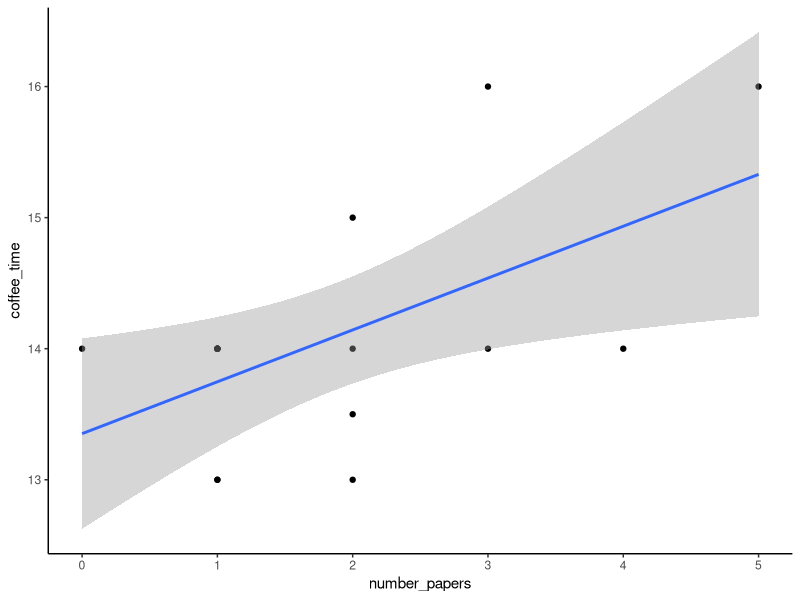
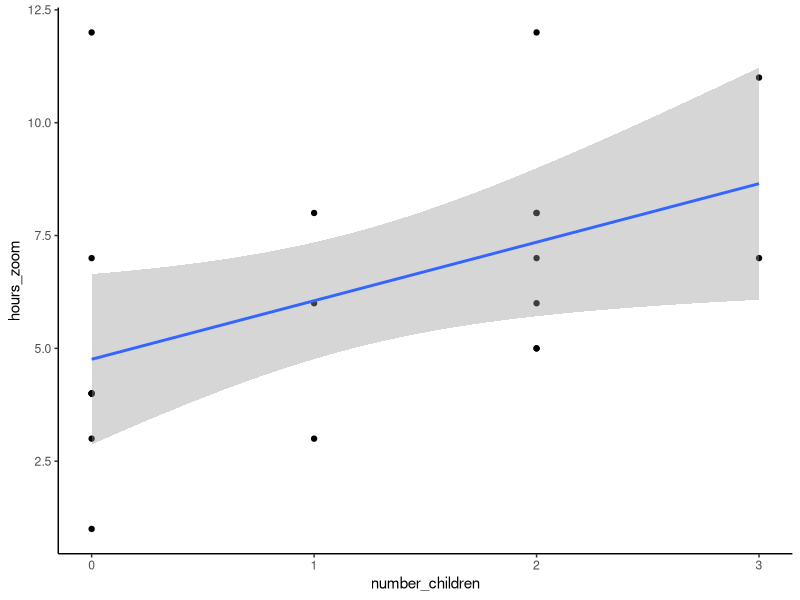
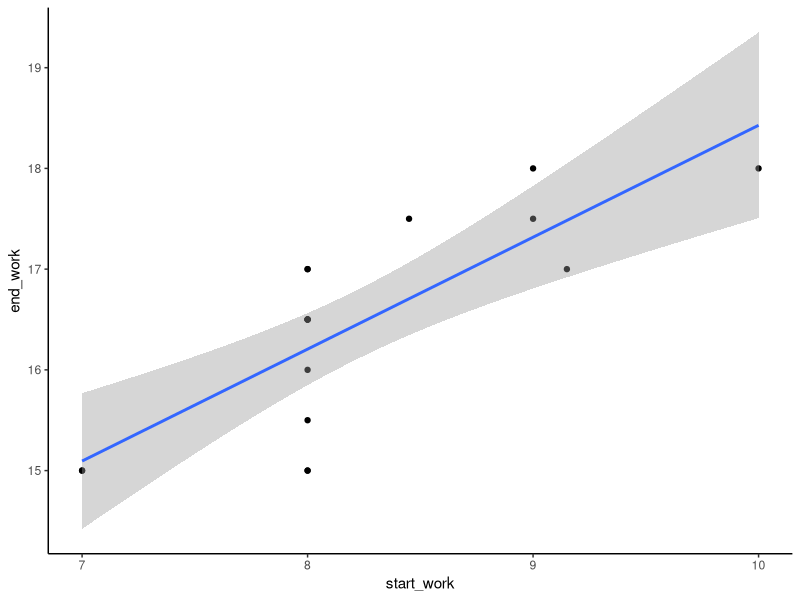
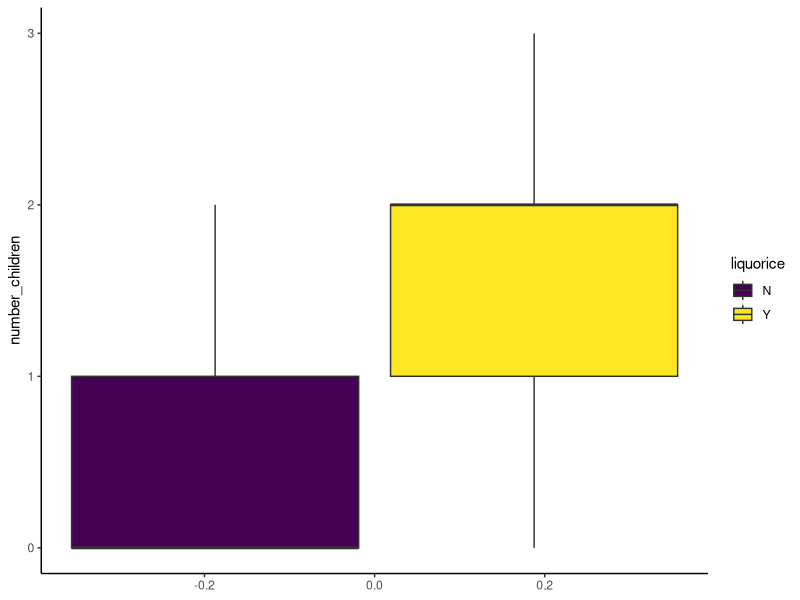
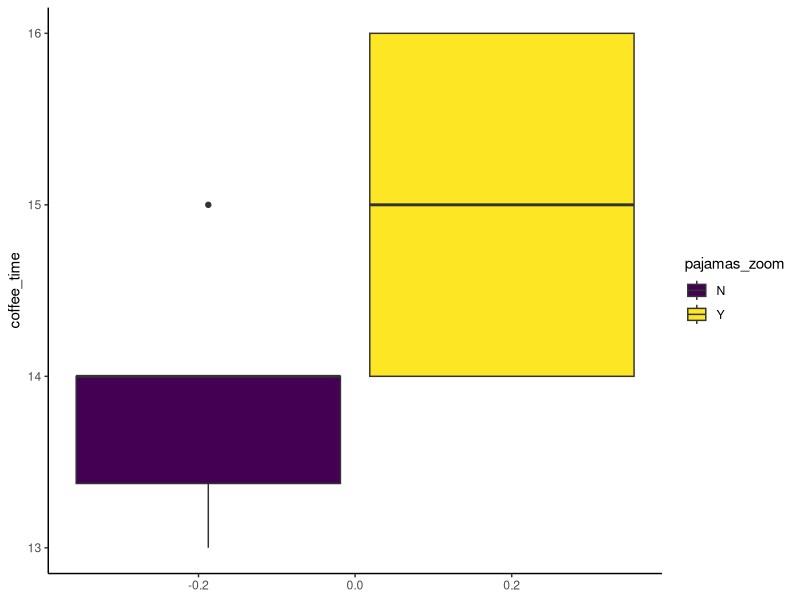
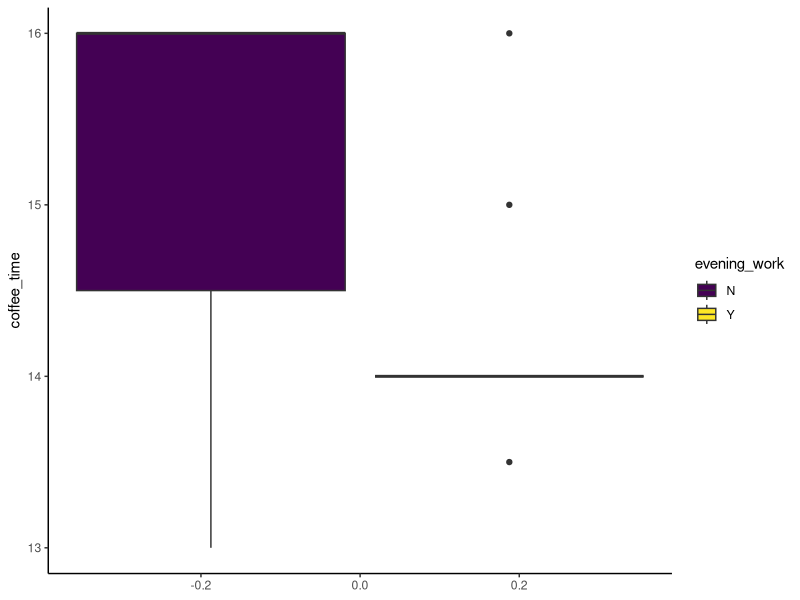
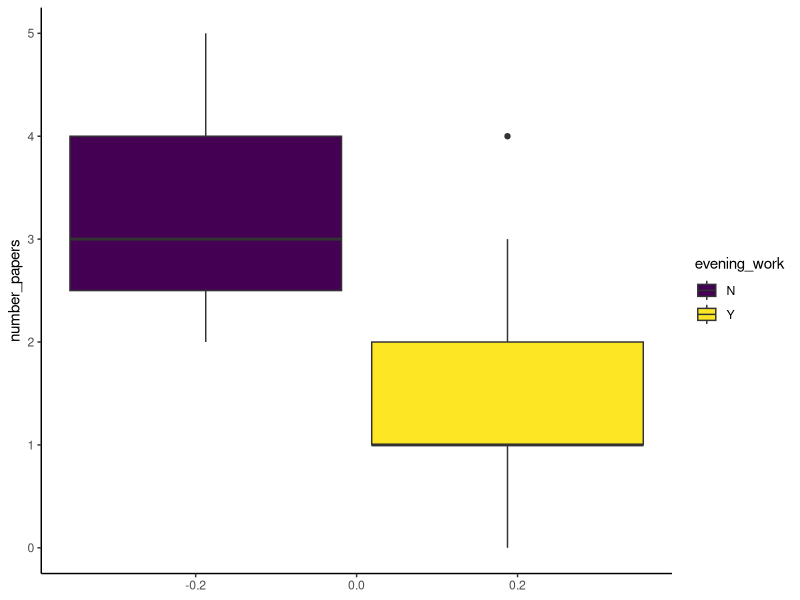

The R source for these figures, in order:
## ---- chunk 1
# Load packages
library(tidyverse)

# Load data
funny <- read.csv(here::here("data/FUN-t.csv"))

# rename columns
funny <- funny %>%
    rename(number_papers = How.many.scientific.papers.do.you.read.per.week.,
           coffee_time = What.is.the.optimal.time.for.afternoon.coffee.tea.,
           coffee_tea = Do.you.prefer.coffee.or.tea.,
           coffee_cups = How.many.cups.of.coffee.do.you.drink.each.day.,
           number_children = How.many.children.do.you.have.,
           km_from_tower = How.many.km.from.the.tower.do.you.live.,
           hours_zoom = How.many.hours.of.zoom.meetings.do.you.have.per.week.,
           group_meeting = What.is.the.optimal.time.for.group.meeting.,
           evening_work = Do.you.work.in.the.evening.,
           yoga = Do.you.practice.yoga.,
           run = Do.you.run.,
           pets = Do.you.have.any.pets.,
           liquorice = Do.you.like.liquorice.,
           music = Do.you.work.with.music.in.your.ears.,
           start_work = When.do.you.normally.start.work.,
           end_work = When.do.you.normally.end.work.,
           pajamas_zoom = Have.you.ever.done.a.zoom.meeting.in.pajamas.,
           sports_zoom = Have.you.ever.done.a.zoom.meeting.in.sports.clothes.,
           phys_active_days = How.many.days.week.are.you.physically.active.for.a.total.of.at.least.1.hour.day...physically.active.to.the.point.where.the.heart.rate.increases.and.your.breathing.becomes.faster.)

# change to factor
for(i in c(4, 7:12, 15, 19)) {
    funny[ ,i] <- as.factor(funny[ ,i])
}

# change times to numeric
getTime <- function(x){
    sub(":",".",
        sub(":30",":50",x)
        )
    }

funny$coffee_time <- as.numeric(getTime(funny$coffee_time))
funny$group_meeting <- as.numeric(getTime(funny$group_meeting))
funny$start_work <- as.numeric(getTime(funny$start_work))
funny$end_work <- as.numeric(getTime(funny$end_work))

# Change theme
theme_set(theme_classic())
## ---- chunk 2
funny %>%
    drop_na(coffee_time) %>%
    ggplot(aes(x = number_papers, y = coffee_time)) +
    geom_point() +
    geom_smooth(method = lm)
## ---- chunk 3
funny %>%
    ggplot(aes(x = number_children, y = hours_zoom)) +
    geom_point() +
    geom_smooth(method = lm)
## ---- chunk 4
funny %>%
    ggplot(aes(x = start_work, y = end_work)) +
    geom_point() +
    geom_smooth(method = lm)
## ---- chunk 5
funny %>%
    ggplot(aes(y = number_children, fill = liquorice)) +
    geom_boxplot() +
    scale_fill_viridis_d()
## ---- chunk 6
funny %>%
    ggplot(aes(y = coffee_time, fill = pajamas_zoom)) +
    geom_boxplot() +
    scale_fill_viridis_d()
## ---- chunk 7
funny %>%
    drop_na(evening_work) %>% 
    ggplot(aes(y = coffee_time, fill = evening_work)) +
    geom_boxplot() +
    scale_fill_viridis_d()
## ---- chunk 8
funny %>%
    drop_na(evening_work) %>% 
    ggplot(aes(y = number_papers, fill = evening_work)) +
    geom_boxplot() +
    scale_fill_viridis_d()
